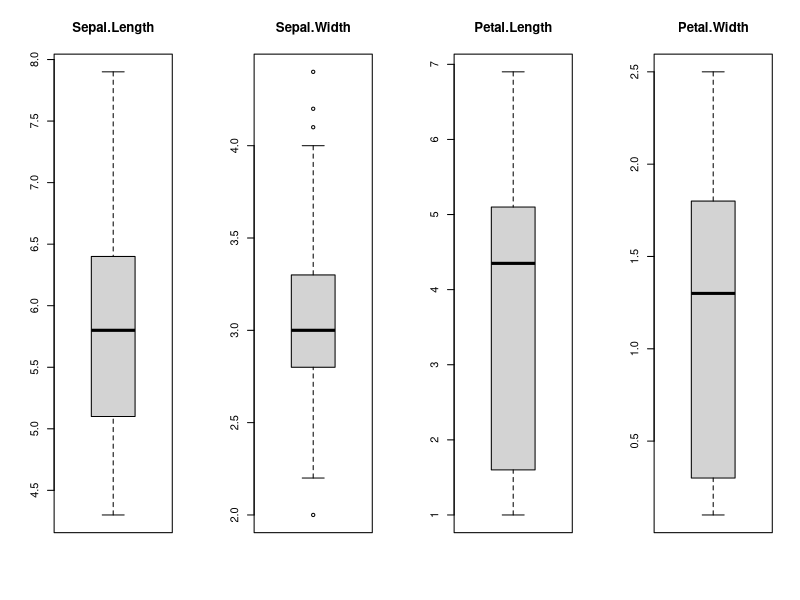
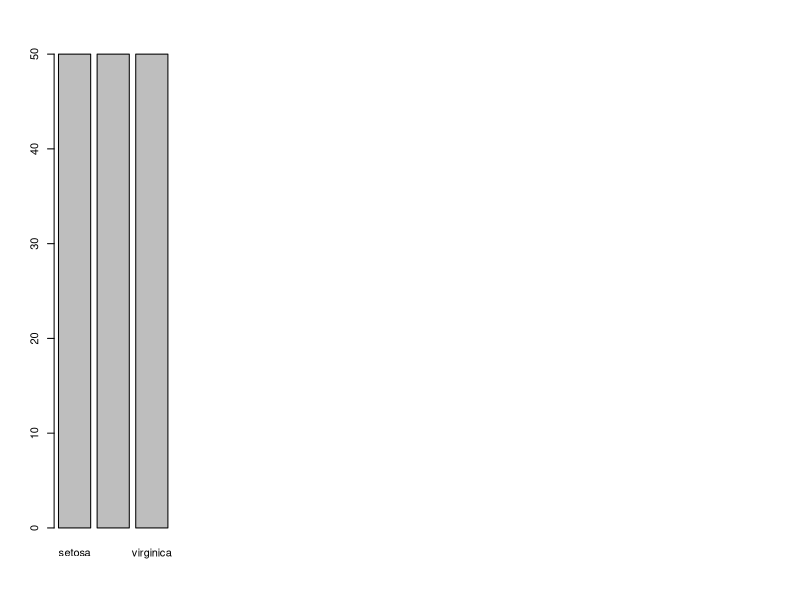
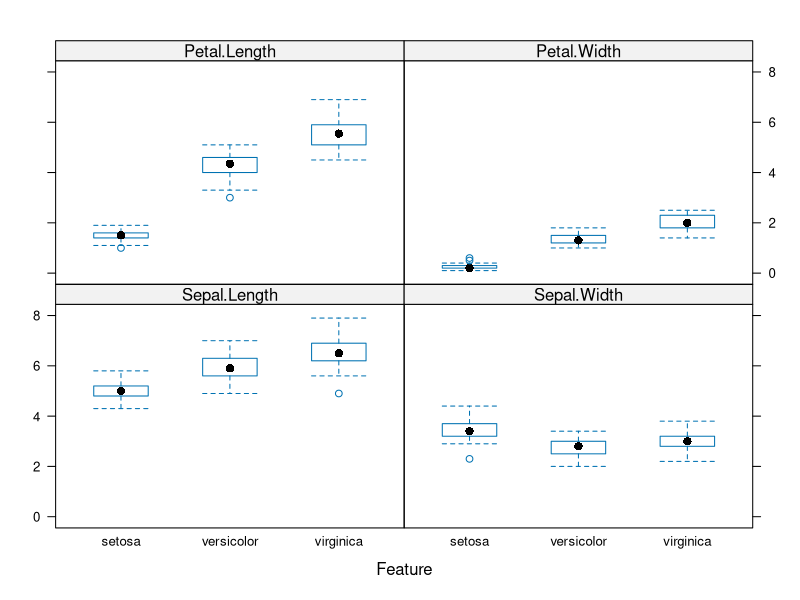
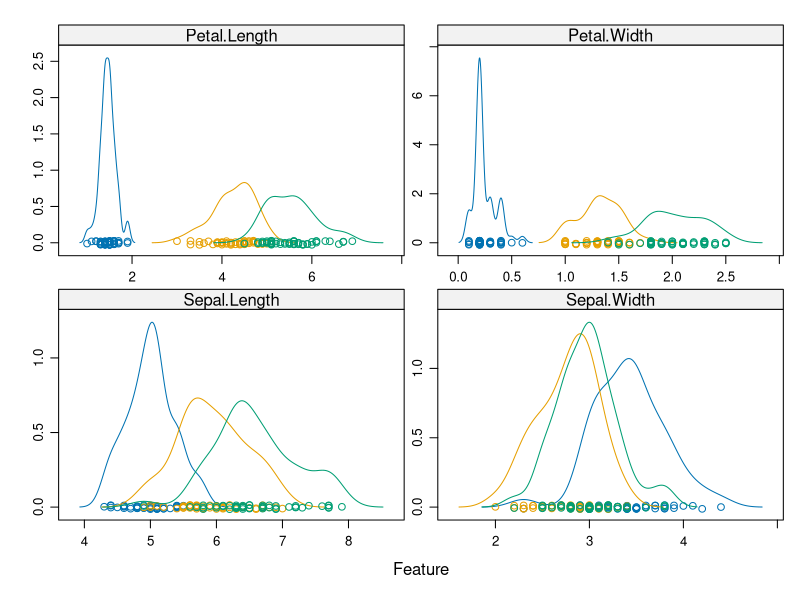
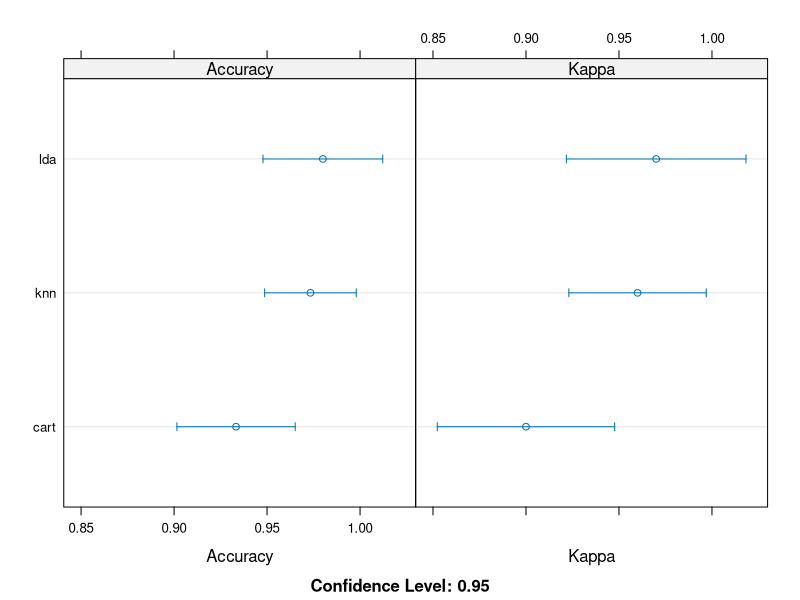

Here is the R script that generated these plots, in order:
library(caret)
#Load Data
data("iris")
dataset <- iris

#dimension of dataset
dim(dataset)
#list type foe each attribute
sapply(dataset,class)
#peek data
head(dataset)
#list level for the species class
levels(dataset$Species)
#summarize 
summary(dataset)

# split input and output
x <- dataset[,1:4]
y <- dataset[,5]
# boxplot for each attribute on one image
par(mfrow=c(1,4))
for(i in 1:4) {
    boxplot(x[,i], main=names(iris)[i])
}
# barplot for class breakdown
plot(y)

# box and whisker plots for each attribute
featurePlot(x=x, y=y, plot="box")

# density plots for each attribute by class value
scales <- list(x=list(relation="free"), y=list(relation="free"))
featurePlot(x=x, y=y, plot="density", scales=scales)

#split data 10-fold cross validation Training data 9 and test data 1
# Run algorithms using 10-fold cross validation
control <- trainControl(method="cv", number=10)
metric <- "Accuracy"

# 1 linear Linear Discriminant Analysis
set.seed(12)
fit.lda <- train(Species~., data=dataset, method="lda", metric=metric, trControl=control)
fit.lda
#2 Classification and Regression Trees
set.seed(12)
fit.cart<- train(Species~., data=dataset, method="rpart", metric=metric, trControl=control)
fit.cart
# 3 k-Nearest Neighbors 
set.seed(12)
fit.knn <- train(Species~., data=dataset, method="knn", metric=metric, trControl=control)
fit.knn

results <- resamples(list(lda=fit.lda, cart=fit.cart, knn=fit.knn))
results
summary(results)

# plot to compare accuracy of models
dotplot(results)
# the most accurate model in this case was LDA



